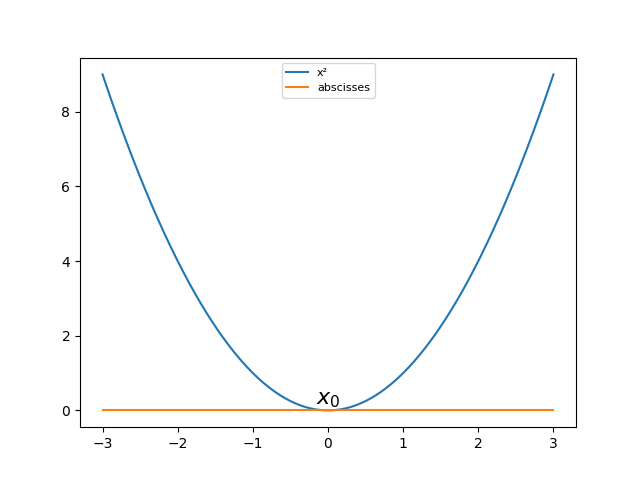

Write the Python code that produced this figure.
import numpy as np
import matplotlib.pyplot as plt
from scipy.interpolate import interp1d

x = np.arange(-3, 4)

y = x**2

z = 0*x

plt.close()

cubic_interpolation_model = interp1d(x, y, kind = "cubic")

X_=np.linspace(x.min(), x.max(), 500)
Y_=cubic_interpolation_model(X_)
Z_=interp1d(x, z, kind = "cubic")(X_)

plt.plot(X_, Y_, markersize=8, label="x²")
plt.plot(X_, Z_, markersize=0, label="abscisses")

plt.legend(loc='best', fontsize=8)

plt.text(0,0,r'$x_0$', fontsize=16, horizontalalignment='center', verticalalignment='bottom')

plt.savefig(__file__[0:-3]+".png")

#plt.savefig("mon_graphique.png")
